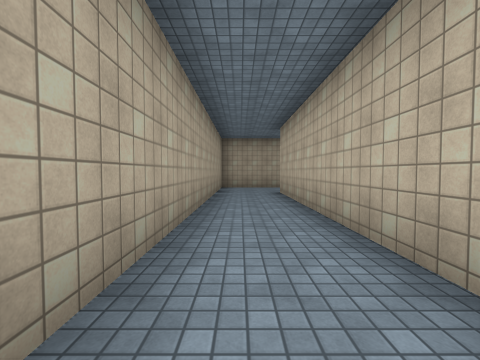
View 1 (above)

24 first-person views from a walk through a Unity game level. The camera is 1.3 m above the floor, tilts 2° down and sees 90° across. Doors are open. The floor is counted in squares, 2 m on a side. Each view is taken from the middle of a square. On the plan, view 1 faces up. The plan holds only what a view shows up to about 9 squares ahead; the rest is blank. The player is left out. Some animated figures are not drawn. Surface patterns are stand-ins for the level's own textures.

View 2
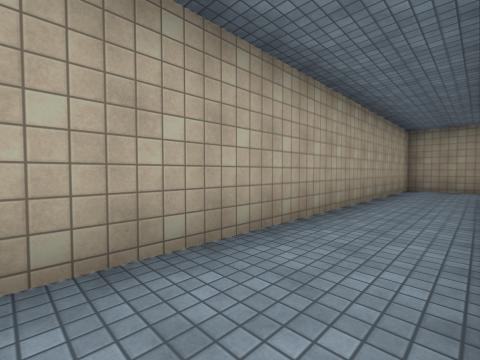

View 3
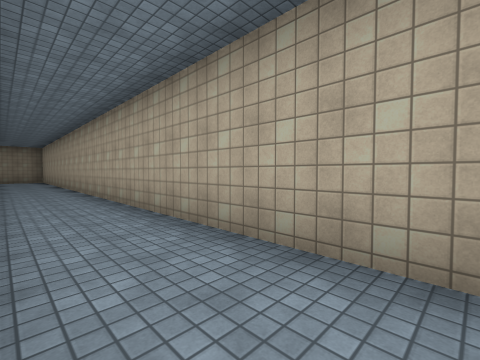

View 4
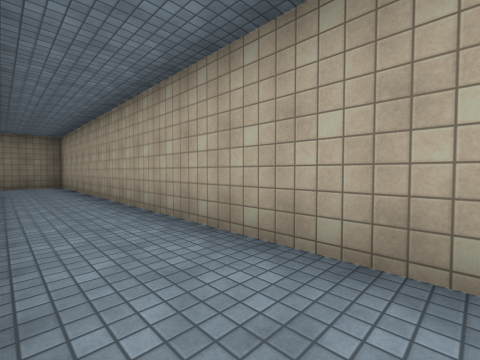

View 5
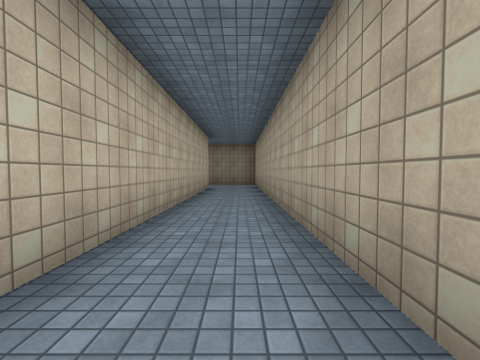

View 6
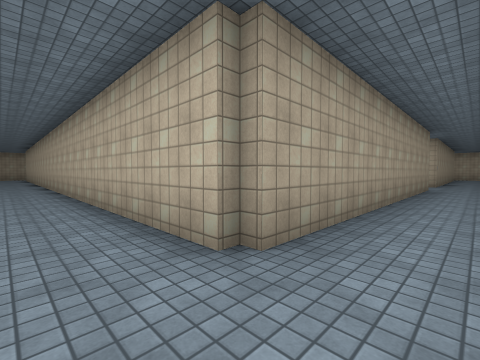

View 7
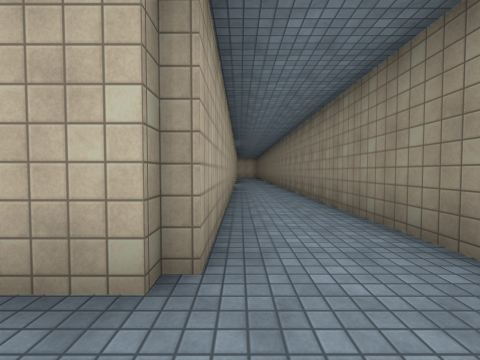

View 8
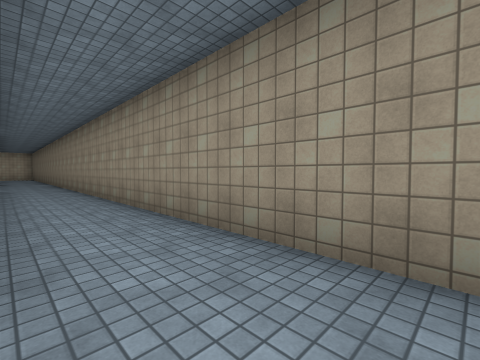

View 9
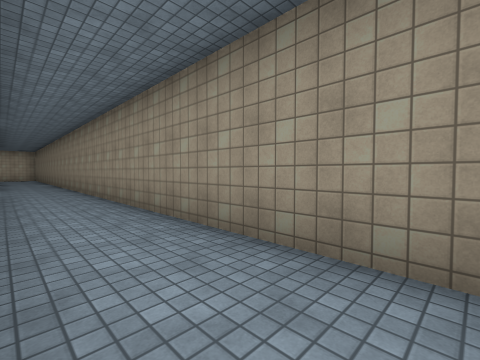

View 10
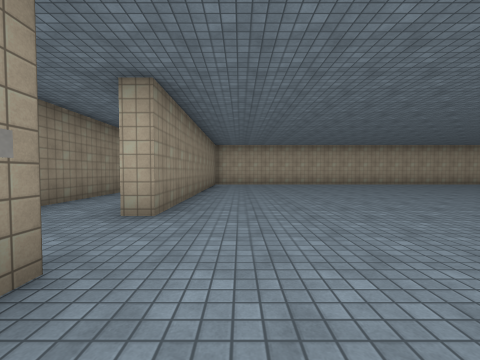

View 11
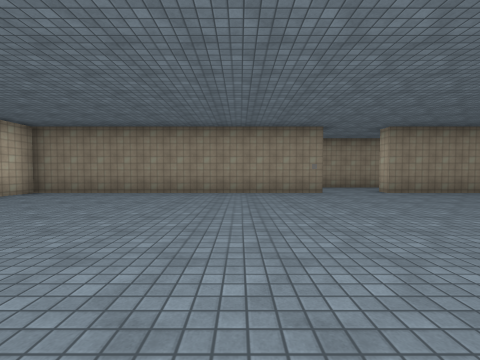

View 12
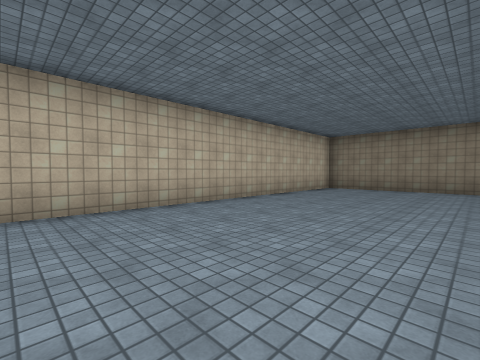

View 13
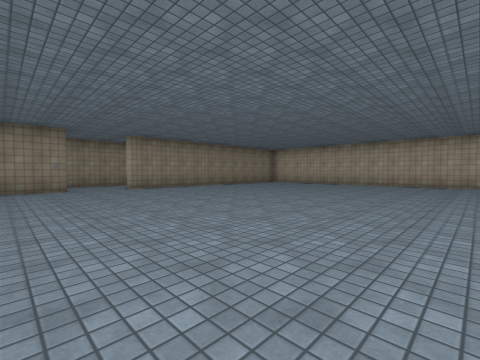

View 14
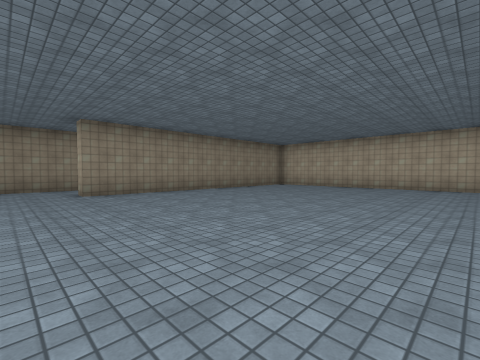

View 15
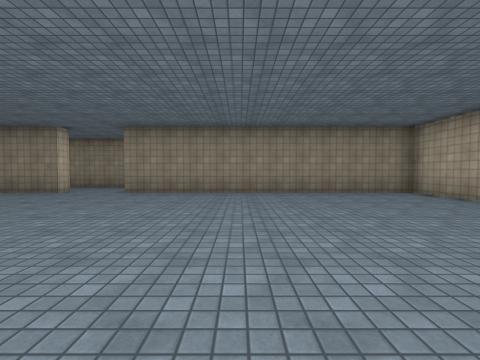

View 16
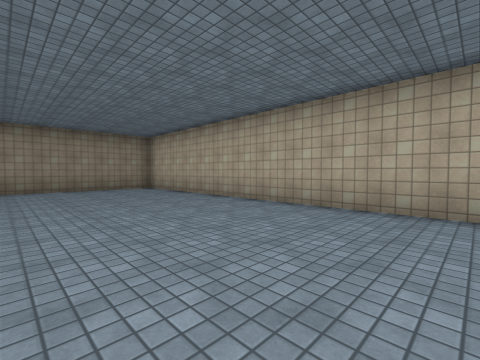

View 17
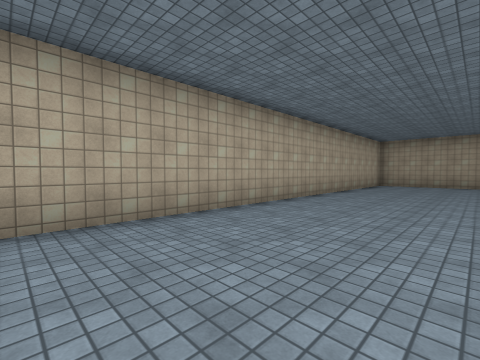

View 18
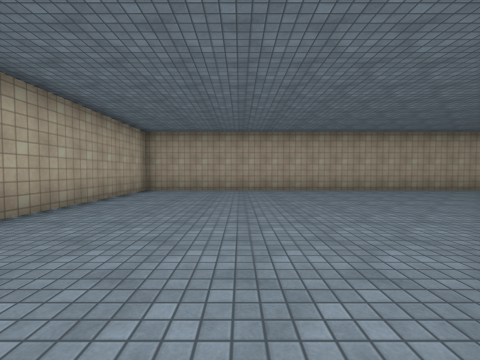

View 19
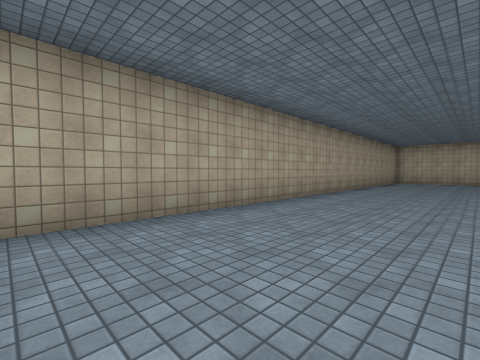

View 20
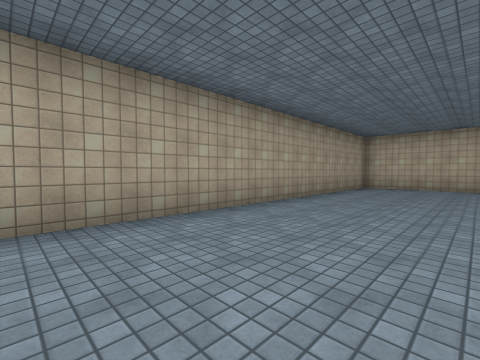

View 21
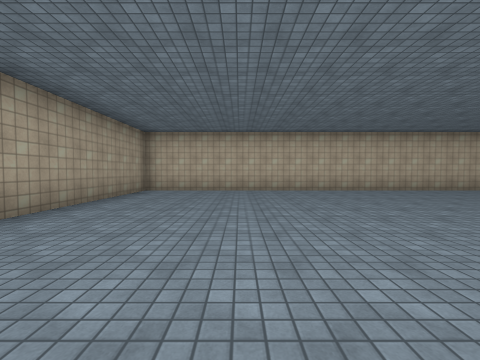

View 22
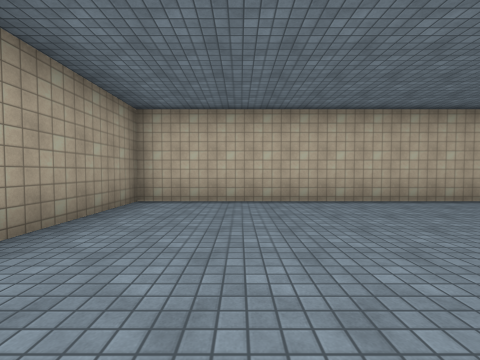

View 23
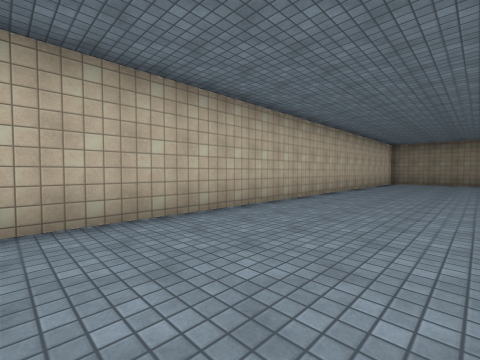

View 24
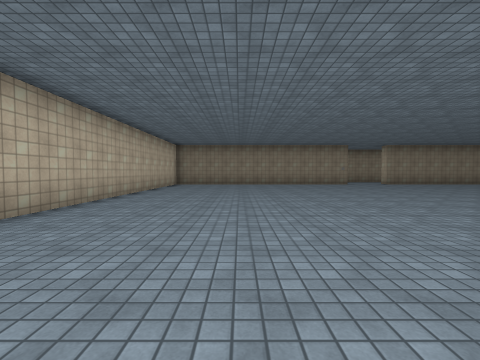

### Floor plan
Points are (right, up) in squares from view 1. A wall is a line through its corners. A room is listed if a view was taken in it or the views show most of it. See-through windows are left out.
Room 1 (views 1, 2, 3, 4, 5, 6, 7, 8, 9)
walls: (1.3, 1.1) (1.3, 7.5); (-0.1, -14.8) (10.5, -14.8); (10.5, -12.8) (1.3, -12.8) (1.3, -2.5); (1, 9.8) (-0.8, 9.8) (-0.8, -14)
ways out: opening at (11, -14)
Room 2 (views 10, 11, 12, 13, 14, 15, 16, 17, 18, 19, 20, 21, 22, 23, 24)
walls: (12.5, -12.2) (21.2, -12.2) (21.2, 7.2) (1.8, 7.2) (1.8, -12.2) (10.5, -12.2)
ways out: open door at (11.5, -12.5)

Where each view was taken, in squares from view 1:
view 1: 0 up, 0 right, facing up
view 2: 0 up, 1 right, facing up-left
view 3: 3 up, 1 right, facing down-left
view 4: 3 down, 1 right, facing down-left
view 5: 3 down, 0 right, facing down
view 6: 14 down, 0 right, facing up-right
view 7: 13 down, 0 right, facing right
view 8: 13 down, 0 right, facing down-right
view 9: 13 down, 2 right, facing down-right
view 10: 11 down, 14 right, facing left
view 11: 5 down, 15 right, facing down
view 12: 3 down, 17 right, facing down-right
view 13: 3 down, 14 right, facing down-left
view 14: 5 down, 12 right, facing down-left
view 15: 5 down, 7 right, facing down
view 16: 3 down, 6 right, facing down-left
view 17: 5 down, 5 right, facing up-left
view 18: 1 down, 5 right, facing up
view 19: 4 up, 6 right, facing up-right
view 20: 4 up, 11 right, facing up-right
view 21: 4 up, 13 right, facing right
view 22: 5 up, 16 right, facing right
view 23: 2 up, 18 right, facing down-right
view 24: 0 up, 18 right, facing down
